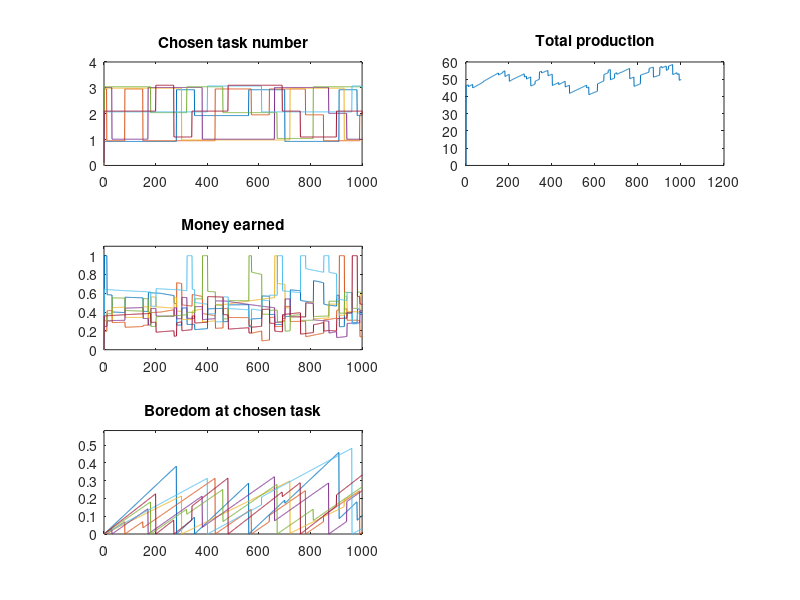

The MATLAB source for this figure:
%Main function
clearvars;

%Initialize the variables:
N=7; %Number of persons
M=3; %Number of tasks

taskvalue = ones(1,M);
chosenTask = zeros(N,1);
abilities = ones(N,1) + abs(randn(N,1));
boredomSensitivity = abs(1+randn(N,1)/2.5);
initialProductivity = 1.0+abs(4*randn(N,M));
productivity = initialProductivity;
boredom = zeros(N,M);
boredomAtChosenTask = zeros(N,1);
production = zeros(1,M);
money = zeros(N,1);
learning = 0.01;
forgetting = 0.003;
boredomIncrease = 0.001;
boredomDecrease = 0.0005;

%Variables for simulation
simulationTime=1000;
dt = 1;
taskTime = zeros(N,1);
moneyTime = zeros(N,1);
boredomTime = zeros(N,1);
totalProduction = 0;
productionTime = 0;



%Initialize dependent values
maximalProductivity = initialProductivity;
for i=1:N
    for j=1:M
        maximalProductivity(i,j) = maximalProductivity(i,j)*abilities(i,1);
    end
end
maximalBoredom = initialProductivity*0.1;


%initialize choice: everyone choses task where productivity is best
maxProductivity = zeros(N,1);
for i=1:N
    for j=1:M
        if(productivity(i,j) > maxProductivity(i,1))
            chosenTask(i,1) = j;
            maxProductivity(i,1) = productivity(i,j);
        end
    end
end

timesteps = simulationTime/dt;
for t=0:timesteps
    %Update total production
    production = zeros(1,M);
    for i=1:N
        production(chosenTask(i,1)) =  production(chosenTask(i,1)) + productivity(i,chosenTask(i,1));
    end
    
    %Calculate who earns how much money and update total production
    totalProduction = 0;
    for i=1:N
        money(i,1) = productivity(i,chosenTask(i,1)) / production(chosenTask(i,1));
        totalProduction = totalProduction + productivity(i,chosenTask(i,1));
    end
    
    %Update abilities
    for i=1:N
        for j=1:M
            if(chosenTask(i,1) == j)
                productivity(i,j) = min(maximalProductivity(i,j), productivity(i,j) + learning*dt);
                boredom(i,j) = min(maximalBoredom(i,j), boredom(i,j) + boredomIncrease*boredomSensitivity(i,1)*dt);
            else
                productivity(i,j) = max(initialProductivity(i,j), productivity(i,j) - forgetting*dt);
                boredom(i,j) = max(0, boredom(i,j) - boredomDecrease*dt);
            end
        end
    end
    
    %Allow one person to change the job
    if(mod(t,10) == 0)
        theChosenOne = mod(t/10,N) + 1;
        maxGain=0;
        bestTask=0;
        for j=1:M
            if(j == chosenTask(theChosenOne,1))
                gain = productivity(theChosenOne,j) / production(chosenTask(theChosenOne,1));
            else
                gain = productivity(theChosenOne,j) / (production(1,j)+productivity(theChosenOne,j));
            end
            gain = gain - boredom(theChosenOne,j);
            if(gain > maxGain)
                maxGain=gain;
                bestTask=j;
            end
            %[theChosenOne j gain]
        end
        chosenTask(theChosenOne,1) = bestTask;
    end
    
    %Update boredom
    for i=1:N
        boredomAtChosenTask(i,1) = boredom(i,chosenTask(i,1));
    end
    
    taskTime = [taskTime chosenTask];
    moneyTime = [moneyTime money];
    boredomTime = [boredomTime boredomAtChosenTask];
    productionTime = [productionTime totalProduction];
end

time = 0:timesteps+1;

%For visibility, so that lines don't hide each other (superimposition); 
%TODO: find better way to make them all visible
for i=1:N
    for t=1:timesteps+1
        taskTime(i,t) = taskTime(i,t) - 0.1 + 0.2/N*i;
    end
end

subplot(3,2,1)
plot(time, taskTime)
axis([0 timesteps 0 M+1])
title('Chosen task number');

subplot(3,2,3)
plot(time, moneyTime)
axis([0 timesteps 0 1.1])
title('Money earned');

subplot(3,2,5)
plot(time, boredomTime)
axis([0 timesteps 0 max(boredomTime(:))+0.1])
title('Boredom at chosen task');

subplot(3,2,2)
plot(time, productionTime)
title('Total production')
%Idea for alternative representation (DIFFICULT!!)
%Have the tasks represented as locations on a 2D plot. Then each person
%(represented by a drawing of a person/worker or by a face)
%stands next to the task he is performing, and a pile of coins shows how
%much he earns. Then we see the workers moving to another point when they 
%change the task.
